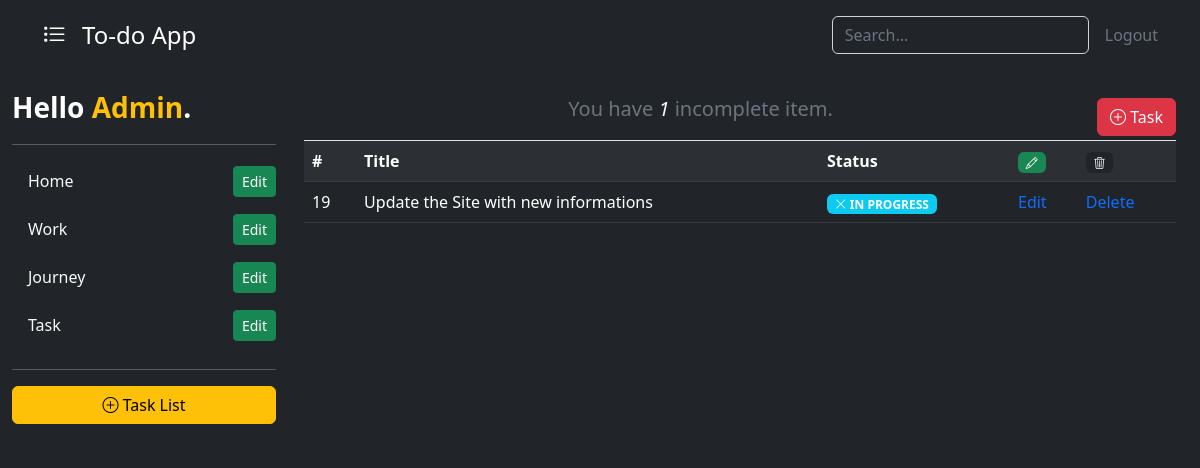
The page /task-list/2/ (signed in) on the database as committed earlier.
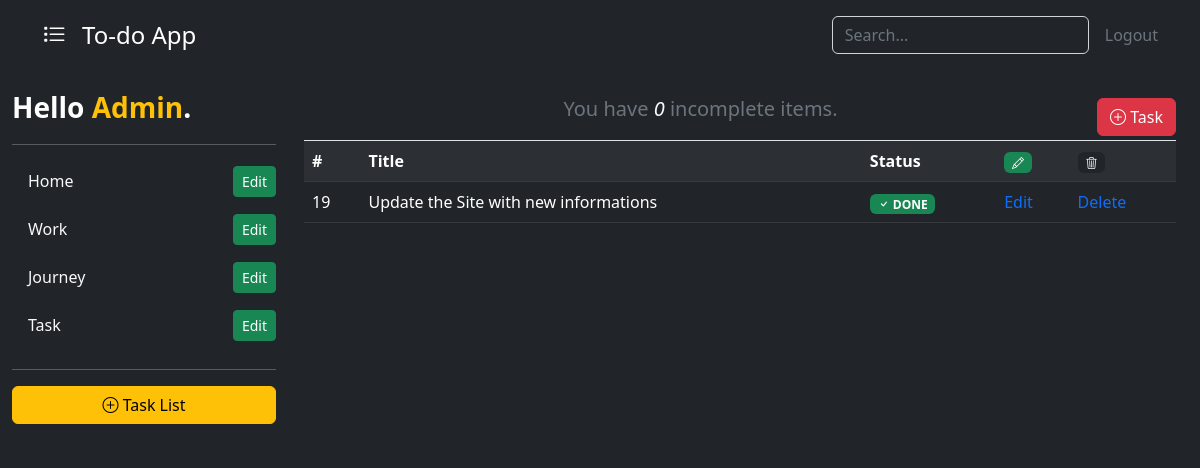
The same page on the database as committed later.
### base/models.py (models this page shows, shortened)
class TaskList(models.Model):
    user = models.ForeignKey(User, on_delete=models.CASCADE, null=True, blank=True)
    title = models.CharField(max_length=250)
    def __str__(self):
        return self.title

class Task(models.Model):
    task_list = models.ForeignKey(TaskList, on_delete=models.CASCADE, null=True, blank=True)
    user = models.ForeignKey(User, on_delete=models.CASCADE, null=True, blank=True)
    title = models.CharField(max_length=250)
    description = models.TextField(null=True, blank=True)
    PRIORITY_CHOICES = [
        ('I', 'Important'),
        ('NI', 'Not Important'),
        ('VI', 'Very Important'),
    ]
    priority = models.CharField(
        max_length=2,
        choices=PRIORITY_CHOICES,
        default='NI',
    )
    complete = models.BooleanField(default=False)
    created = models.DateTimeField(auto_now_add=True)
    class Meta:
        ordering = ['complete']

### base/views.py (the view)
class ToDoListdetail(LoginRequiredMixin, DetailView):
    model = TaskList
    context_object_name = 'task_list'
    template_name = 'base/task.html'
    def get_context_data(self, **kwargs):
        context = super().get_context_data(**kwargs)
        context["task_lists"] = TaskList.objects.filter(user=self.request.user)
        context['tasks'] = Task.objects.filter(task_list=context['task_list'].id)
        context['task_count'] = context['tasks'].filter(complete=False).count()
        search_input = self.request.GET.get('search-area') or ''
        if search_input:
            context['task_lists'] = context['task_lists'].filter(title__startswith=search_input)
        context['search_input'] = search_input
        return context

### base/templates/base/task.html (shortened to what this page needs)
{% extends 'base/task_list.html' %}
{% block content %}
<div class="d-flex justify-content-between align-items-center border-bottom">
    <p class="fs-5 text-secondary">You have <span class="fst-italic text-light">{{task_count}}</span> incomplete item{{task_count|pluralize}}.</p>
    <a href={% url 'task-create' task_list.id %} class="btn btn-danger"><i class="bi bi-plus-circle"></i> Task</a>
</div>
<table class="table table-striped table-dark">
    <tr>
        <th>#</th>
        <th>Title</th>
        <th>Status</th>
        <th>
            <span class="badge bg-success"><i class="bi bi-pencil "></i></span>
        </th>
        <th>
            <span class="badge bg-dark"><i class="bi bi-trash3  text-light"></i></span>
        </th>
    </tr>
    {% for task in tasks %}
    <tr>
        <td>{{task.id}}</td>
        <td>{{task.title}}</td>
        <td>
            {% if task.complete %}
                <span class="badge bg-success"><i class="bi bi-check"></i> DONE</span>
            {% else %}
                <span class="badge bg-info"><i class="bi bi-x-lg"></i> IN PROGRESS</span>
            {% endif %}
        </td>
        <td><a href={% url 'task-update' task.id %} class="text-decoration-none">Edit</a></td>
        <td><a href={% url 'task-delete' task.id %} class="text-decoration-none">Delete</a></td>
    </tr>
    {% empty %}
    <tr>
        <td colspan="5"><h3>No task is defined</h3></td>
    </tr>
    {% endfor %}
</table>
{% endblock content %}

### base/templates/base/task_list.html (shortened to what this page needs)
<!DOCTYPE html>
{% load static %}
<html>
    <head>
        <link rel="stylesheet" type="text/css" href={% static 'style/bootstrap.min.css' %} />
        <link rel="stylesheet" type="text/css" href={% static 'style/bootstrap-icons.css' %} />
    </head>
    <body class="container-fluid m-0 p-0 text-bg-dark">
        <header class="p-3 text-bg-dark">
            <div class="container">
              <div class="d-flex flex-wrap align-items-center justify-content-center justify-content-lg-start">
                <a href="/" class="d-flex align-items-center mb-2 mb-lg-0 fs-4 text-white text-decoration-none">
                    <i class="bi bi-list-task me-3"></i> To-do App
                </a>
                <form class="col-12 col-lg-auto mb-3 mb-lg-0 me-lg-3" role="search" method="GET">
                  <input type="search" class="form-control form-control-dark text-bg-dark" placeholder="Search..." name="search-area" value="{{search_input}}" aria-label="Search">
                </form>
                <div class="text-end">
                    {% if request.user.is_authenticated %}
                        <a href={% url 'logout' %} class="text-secondary text-decoration-none">Logout</a>
                    {% else %}
                        <a href={% url 'login' %} class="btn btn-outline-light me-2">Login</a>
                        <a href={% url 'register' %} class="btn btn-warning">Register</a>
                    {% endif %}
                </div>
              </div>
            </div>
        </header>
        <div class="container-xxl bd-gutter bd-layout d-flex" style="min-height: 100vh;">
            <div class="sidebar">
                <div class="d-flex flex-column flex-shrink-0 py-3 pe-3 text-bg-dark" style="width: 280px;">
                    <a href="/" class="d-flex align-items-center mb-3 mb-md-0 me-md-auto text-white text-decoration-none">
                        <span class="fs-3 fw-bold">Hello <span class="text-warning">{{ request.user|title }}</span>.</span>
                    </a>
                    <hr>
                    <ul class="nav nav-pills flex-column mb-auto">
                        {% for task_list in task_lists %}
                        <li class="nav-item d-flex justify-content-between align-items-center mb-2">
                            <a href="{% url 'task-list' task_list.id %}" class="nav-link text-light" aria-current="{{task_list}}">{{task_list|title}}</a>
                            <a href="{% url 'task-list-update' task_list.id %}" class="btn btn-success btn-sm">Edit</a>
                        </li>
                        {% empty %}
                        <p>No lists are created</p>
                        <li>
                            <a href={% url 'task-list-create' %} class="btn btn-danger"><i class="bi bi-plus-circle"></i> Task List</a>
                        </li>
                        {% endfor %}
                    </ul>
                    <hr>
                    <a href={% url 'task-list-create' %} class="btn btn-warning">
                        <i class="bi bi-plus-circle"></i> Task List
                    </a>
                </div>
            </div>
            <div class="container pt-4">
                {% block content %}{% endblock content %}
            </div>
        </div>
    </body>
</html>

Rows that differ between the two databases and show on the page:
changed Task "Update the Site with new informations": complete "IN PROGRESS" → "DONE"
Other text that changed with them:
{{ task_count }}: "1" → "0"
